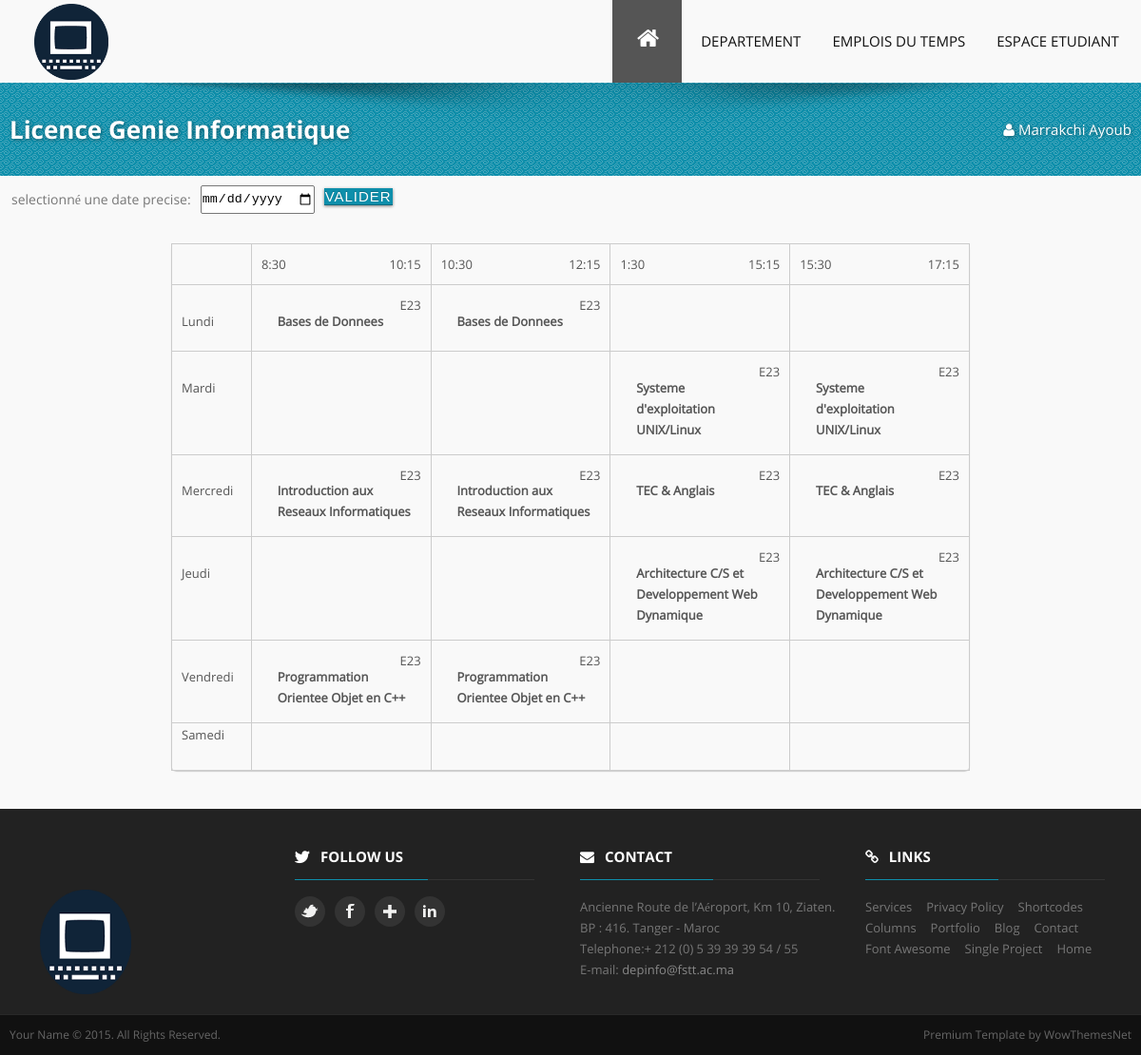
Page /emploi-LGI.php (signed in) on the committed database.
### tables this page shows
CREATE TABLE IF NOT EXISTS `seances` (
  `num_sem` int(20) NOT NULL,
  `num_cren` int(20) NOT NULL,
  `num_sal` varchar(20) NOT NULL,
  `cod_mod` varchar(30) NOT NULL,
  `cod_fil` varchar(20) NOT NULL,
  `cod_grp` varchar(50) NOT NULL,
  PRIMARY KEY (`num_sem`,`num_cren`,`num_sal`) USING BTREE,
  KEY `cod_ele_mod` (`cod_mod`),
  KEY `cod_fil` (`cod_fil`),
  KEY `cod_grp` (`cod_grp`),
  KEY `seances_ibfk_4` (`num_sal`)
);

CREATE TABLE IF NOT EXISTS `modules` (
  `cod_mod` varchar(20) NOT NULL,
  `cod_fil` varchar(20) NOT NULL,
  `nom_mod` varchar(50) NOT NULL,
  `resp_mod` varchar(100) NOT NULL,
  PRIMARY KEY (`cod_mod`),
  KEY `cod_fil` (`cod_fil`),
  KEY `resp_mod` (`resp_mod`)
);

### lib/timetable.php (the view)
<?php
function timetable($sem, $cre, $grp){
require 'bdd.php';
$sql="SELECT nom_mod, num_sal FROM modules M, seances S WHERE M.cod_mod=S.cod_mod and S.num_cren='$cre' and S.num_sem='$sem' and S.cod_grp='$grp'";
$result= mysqli_query($conn, $sql);
if(mysqli_num_rows($result)){ $row=mysqli_fetch_array($result);
echo '<span class="salle">'.$row['num_sal'].'</span><p class="module">'.$row['nom_mod'].'</p>';
}
}
?>

### css/style.css (style rules this page uses)
html, body, div, span, applet, object, iframe, h1, h2, h3, h4, h5, h6, p, blockquote, pre, a, abbr, acronym, address, big, cite, code, del, dfn, em, img, ins, kbd, q, s, samp, small, strike, strong, sub, sup, tt, var, b, u, i, center, dl, dt, dd, ol, ul, li, fieldset, form, label, legend, table, caption, tbody, tfoot, thead, tr, th, td, article, aside, canvas, details, embed, figure, figcaption, footer, header, hgroup, menu, nav, output, ruby, section, summary, time, mark, audio, video { margin: 0; padding: 0; border: 0; font-size: 100%; font: inherit; vertical-align: baseline; font-family: OpenSansRegular; }
body { background: #f9f9f9; font: 13px/22px OpenSansRegular, "HelveticaNeue", "Helvetica Neue", Helvetica, Arial, sans-serif; color: #555; }
* { box-sizing: border-box; -ms-box-sizing: border-box; -moz-box-sizing: border-box; -webkit-box-sizing: border-box; }
body { margin: 0 auto }
p { margin-bottom: 20px }
table span.salle { float: right; }
table p.module { margin-left: 10%; margin-top: 10%; margin-bottom: 5px; font-weight: bold; }
* { margin: 0; padding: 0; border: none; outline: none; }

### rows in the picture
seances: num_sal "E23", cod_mod.nom_mod "Bases de Donnees"
seances: num_sal "E23", cod_mod.nom_mod "Bases de Donnees"
seances: num_sal "E23", cod_mod.nom_mod "Systeme d'exploitation UNIX/Linux"
seances: num_sal "E23", cod_mod.nom_mod "Systeme d'exploitation UNIX/Linux"
seances: num_sal "E23", cod_mod.nom_mod "Introduction aux Reseaux Informatiques"
seances: num_sal "E23", cod_mod.nom_mod "Introduction aux Reseaux Informatiques"
seances: num_sal "E23", cod_mod.nom_mod "TEC & Anglais"
seances: num_sal "E23", cod_mod.nom_mod "TEC & Anglais"
seances: num_sal "E23", cod_mod.nom_mod "Architecture C/S et Developpement Web Dynamique"
seances: num_sal "E23", cod_mod.nom_mod "Architecture C/S et Developpement Web Dynamique"
seances: num_sal "E23", cod_mod.nom_mod "Programmation Orientee Objet en C++"
seances: num_sal "E23", cod_mod.nom_mod "Programmation Orientee Objet en C++"

### other values in the picture
$nom "Marrakchi"
$pre "Ayoub"
